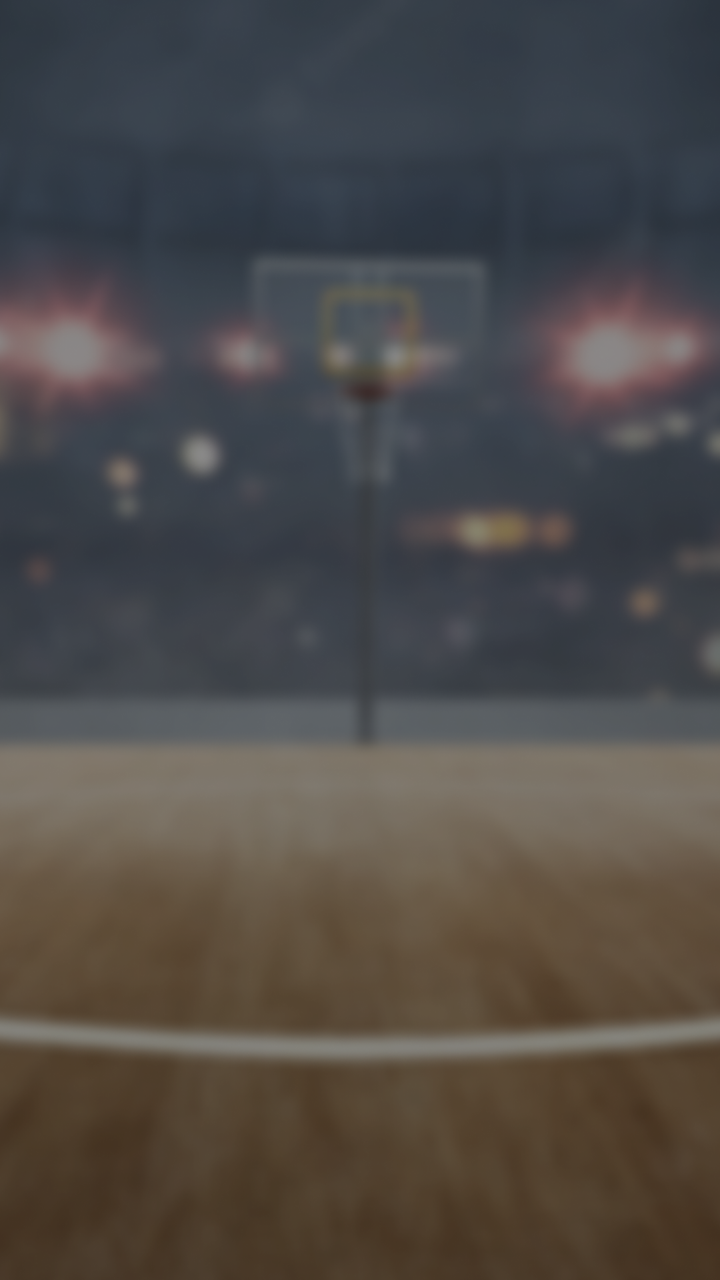
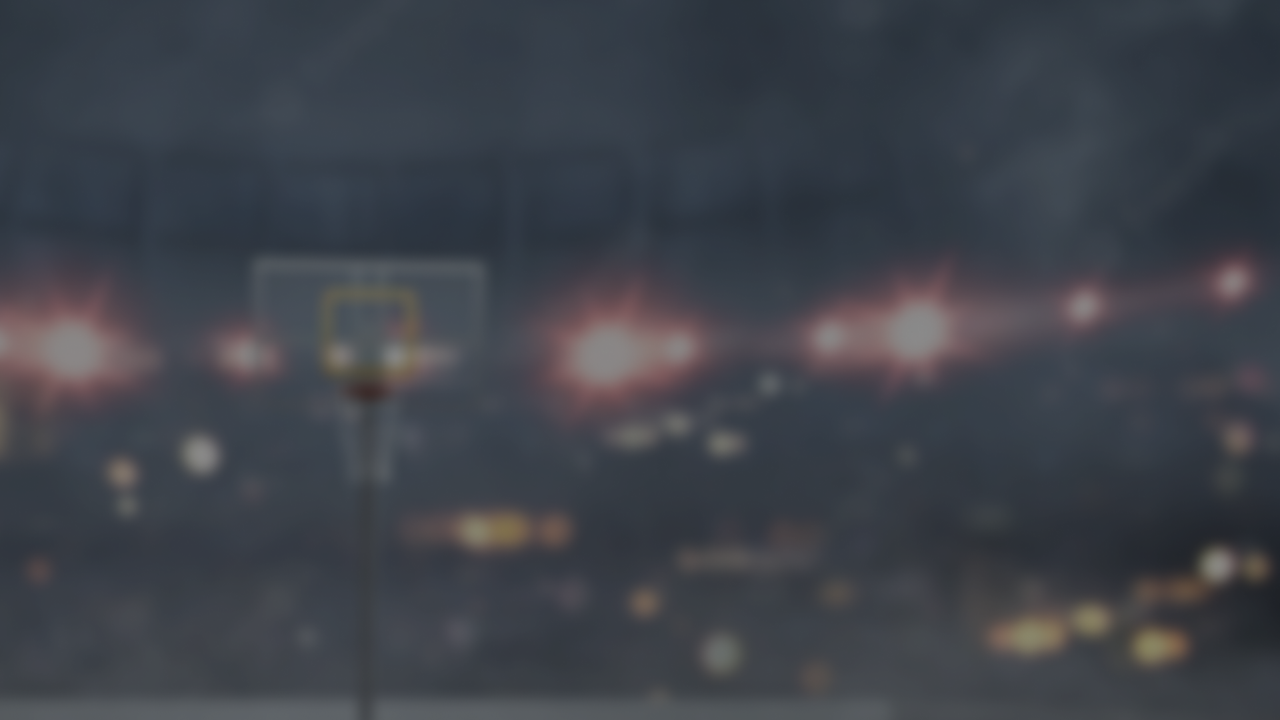

One screen, two layout resources from the same app: the default and the repository's alternative for another configuration. Each is rendered where Android would select it; the XML of both is given below.
<!-- AndroidManifest.xml: application theme Theme.Esqueleto_Placar -->
<!-- res/layout/activity_previous_games.xml -->
<?xml version="1.0" encoding="utf-8"?>
<androidx.constraintlayout.widget.ConstraintLayout xmlns:android="http://schemas.android.com/apk/res/android"
    xmlns:app="http://schemas.android.com/apk/res-auto"
    xmlns:tools="http://schemas.android.com/tools"
    android:layout_width="match_parent"
    android:layout_height="match_parent"
    tools:context=".PreviousGamesActivity"
    android:background="@drawable/background">

    <ScrollView
        android:layout_width="371dp"
        android:layout_height="679dp"
        android:background="@color/glass"
        android:padding="15dp"
        app:layout_constraintBottom_toBottomOf="parent"
        app:layout_constraintEnd_toEndOf="parent"
        app:layout_constraintStart_toStartOf="parent"
        app:layout_constraintTop_toTopOf="parent">


        <androidx.recyclerview.widget.RecyclerView
            android:id="@+id/rcPreviousGames"
            android:layout_width="match_parent"
            android:layout_height="wrap_content">

        </androidx.recyclerview.widget.RecyclerView>
    </ScrollView>
</androidx.constraintlayout.widget.ConstraintLayout>
<!-- resources referenced by this layout -->
<resources>
  <color name="glass">#601C1C1C</color>
  <!-- drawable background: png bitmap (drawable, 823498 bytes) -->
  <style name="Theme.Esqueleto_Placar" parent="Theme.MaterialComponents.DayNight.NoActionBar">
          
          <item name="colorPrimary">@color/purple_500</item>
          <item name="colorPrimaryVariant">@color/purple_700</item>
          <item name="colorOnPrimary">@color/white</item>
          
          <item name="colorSecondary">@color/teal_200</item>
          <item name="colorSecondaryVariant">@color/teal_700</item>
          <item name="colorOnSecondary">@color/black</item>
          
          <item name="android:statusBarColor" tools:targetApi="l">?attr/colorPrimaryVariant</item>
          
      </style>
  <color name="purple_500">#FF6200EE</color>
  <color name="purple_700">#FF3700B3</color>
  <color name="white">#FFFFFFFF</color>
  <color name="teal_200">#FF03DAC5</color>
  <color name="teal_700">#FF018786</color>
  <color name="black">#FF000000</color>
</resources>
<!-- res/layout-land/activity_previous_games.xml (the repository's variant of the layout above) -->
<!-- drawn on the phone turned sideways -->
<?xml version="1.0" encoding="utf-8"?>
<androidx.constraintlayout.widget.ConstraintLayout xmlns:android="http://schemas.android.com/apk/res/android"
    xmlns:app="http://schemas.android.com/apk/res-auto"
    xmlns:tools="http://schemas.android.com/tools"
    android:layout_width="match_parent"
    android:layout_height="match_parent">

    <androidx.constraintlayout.widget.ConstraintLayout
        android:layout_width="match_parent"
        android:layout_height="match_parent"
        android:background="@drawable/background"
        tools:context=".PreviousGamesActivity">

        <ScrollView
            android:layout_width="0dp"
            android:layout_height="0dp"
            android:background="@color/glass"
            android:padding="15dp"
            app:layout_constraintBottom_toBottomOf="parent"
            app:layout_constraintEnd_toEndOf="parent"
            app:layout_constraintStart_toStartOf="parent"
            app:layout_constraintTop_toTopOf="parent">


            <androidx.recyclerview.widget.RecyclerView
                android:id="@+id/rcPreviousGames"
                android:layout_width="match_parent"
                android:layout_height="wrap_content">

            </androidx.recyclerview.widget.RecyclerView>
        </ScrollView>
    </androidx.constraintlayout.widget.ConstraintLayout>
</androidx.constraintlayout.widget.ConstraintLayout>
